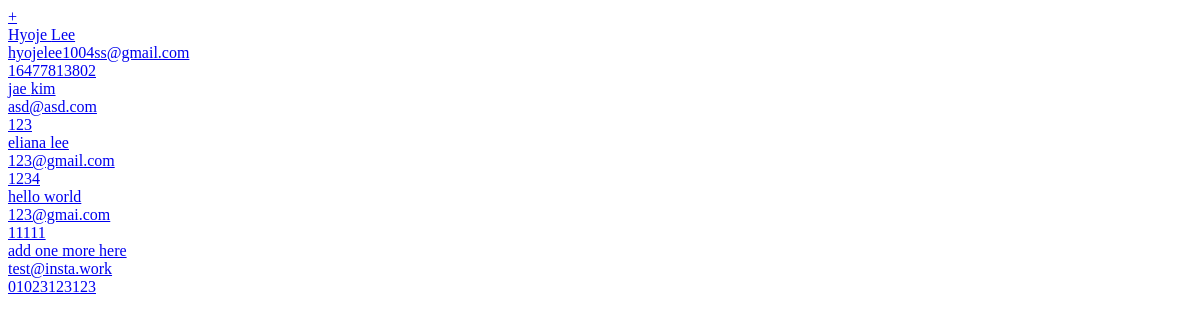
The app's page /, older data.
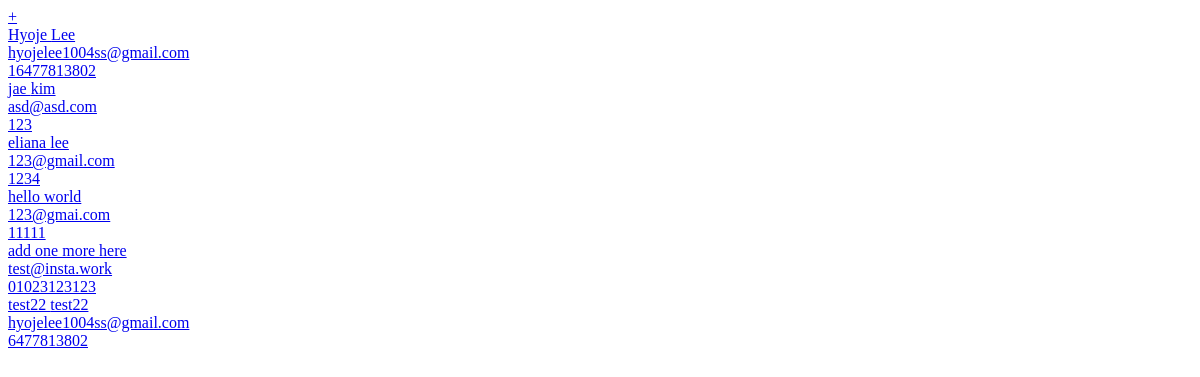
The same page, newer data.
### myEmployeeList/models.py (models this page shows, shortened)
class TeamMember(models.Model):
  first_name = models.CharField(max_length = 25, blank = False, null = False)
  last_name = models.CharField(max_length = 25, blank = False, null = False)
  email = models.EmailField(blank = False, null = False)
  phone_number = models.CharField(max_length = 25, blank = False, null = False)
  CHOICES = [
    ('regular', 'Regular'),
    ('admin', 'Admin'),
  ]
  member_type = models.CharField(max_length=10, choices=CHOICES)

### myEmployeeList/views.py (the view)
# urls.py: path('', views.index, name='index'),
def index(request):
  teamMemberData = TeamMember.objects.all()
  context = {"teamMemberData": teamMemberData}
  return render(request, "index.html", context)

### myEmployeeList/templates/index.html (shortened to what this page needs)
<!DOCTYPE html>
<html lang="en">
  <head>
  </head>
  <body>
    <a href="/add">+</a>
    {% if teamMemberData %} {% for member in teamMemberData %}
    <a href="edit/{{member.id}}">
      <div>
        <span>{{member.first_name}} {{member.last_name}} </span>
      </div>
      <div>{{member.email}}</div>
      <div>{{member.phone_number}}</div>
    </a>
    {% endfor %} {% else %}
    <div>No team member is available. Please add new member.</div>
    {% endif %}
  </body>
</html>

Row changes from the older to the newer data that the page shows:
added TeamMember: first_name "test22", last_name "test22", email "hyojelee1004ss@gmail.com", phone_number "6477813802"
